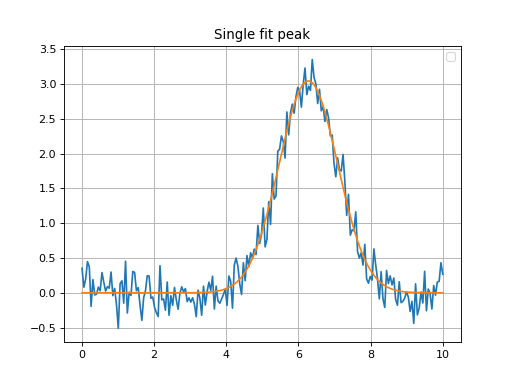

This chart was generated by the following Python code:
import numpy as np
import matplotlib.pyplot as plt

from astropy.modeling import models
from astropy import units as u

from specutils.spectra import Spectrum1D
from specutils.fitting import fit_lines

# Create a simple spectrum with a Gaussian.
np.random.seed(0)
x = np.linspace(0., 10., 200)
y = 3 * np.exp(-0.5 * (x- 6.3)**2 / 0.8**2)
y += np.random.normal(0., 0.2, x.shape)
spectrum = Spectrum1D(flux=y*u.Jy, spectral_axis=x*u.um)

# Fit the spectrum and calculate the fitted flux values (``y_fit``)
g_init = models.Gaussian1D(amplitude=3.*u.Jy, mean=6.1*u.um, stddev=1.*u.um)
g_fit = fit_lines(spectrum, g_init)
y_fit = g_fit(x*u.um)

# Plot the original spectrum and the fitted.
plt.plot(x, y)
plt.plot(x, y_fit)
plt.title('Single fit peak')
plt.grid('on')
plt.legend('Original Spectrum', 'Specutils Fit Result')
